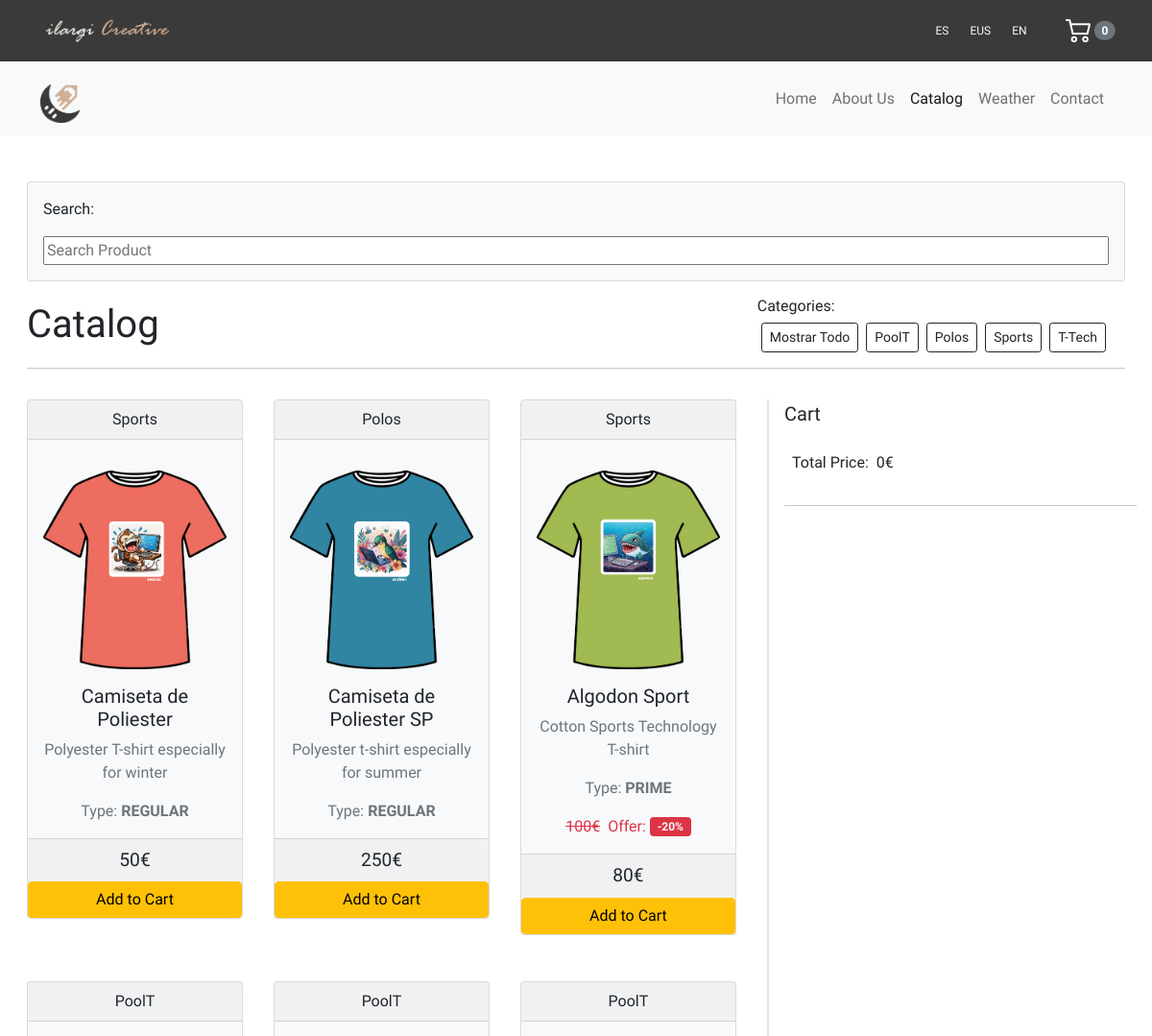
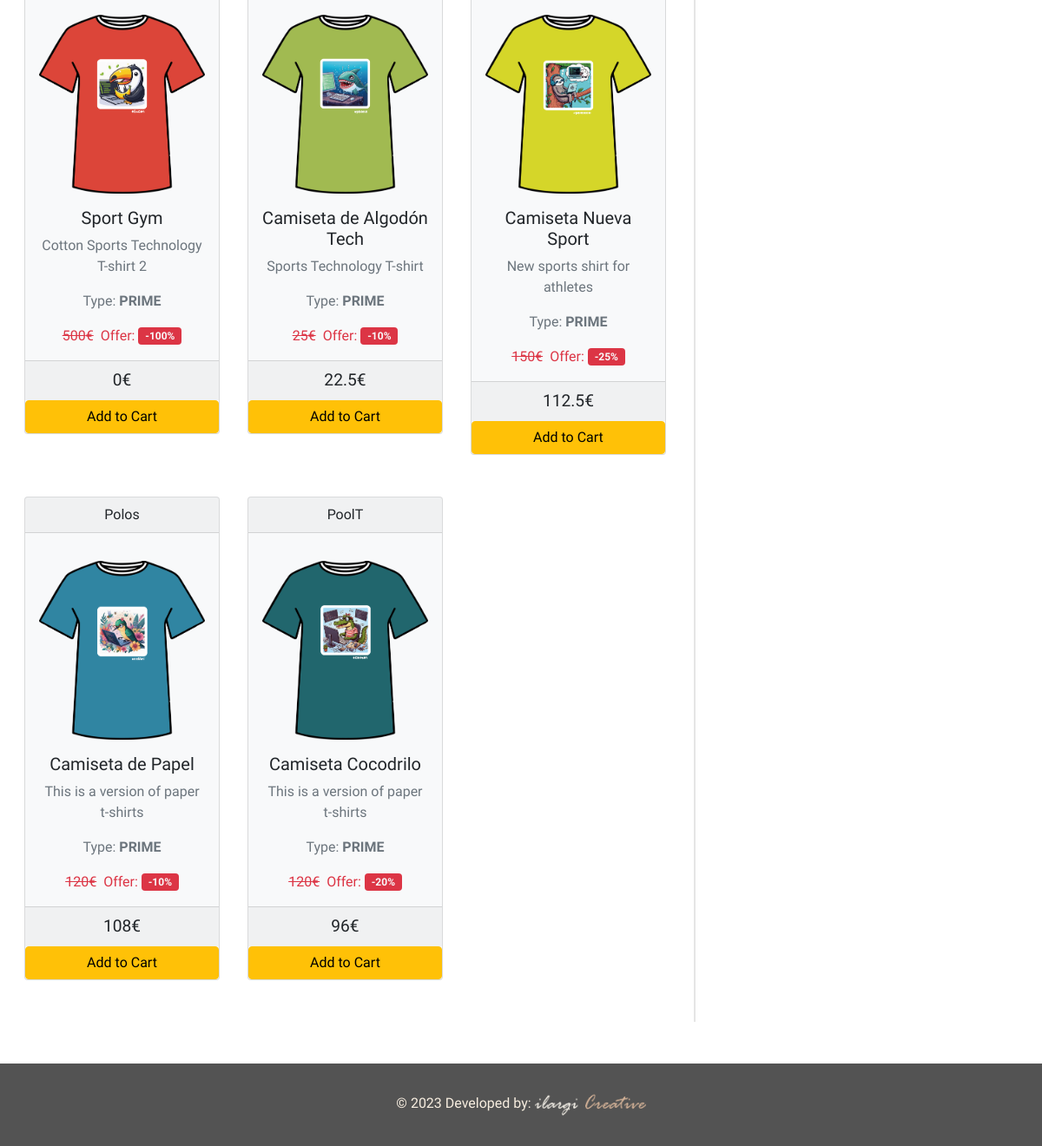
The app's page /catalogo.php?idioma=en with its own data (2 pictures, top to bottom).
### tables this page shows
CREATE TABLE "productos" (
	"id"	INTEGER,
	"nombre"	TEXT NOT NULL,
	"descripcion"	TEXT DEFAULT NULL,
	"categoria_id"	INTEGER DEFAULT NULL,
	"talla_id"	INTEGER DEFAULT NULL,
	"tipo_producto_id"	INTEGER DEFAULT NULL,
	"descuento"	REAL DEFAULT NULL,
	"precio"	REAL NOT NULL,
	"precio_final"	REAL DEFAULT NULL,
	"imagen_url"	TEXT DEFAULT NULL,
	"stock"	INTEGER,
	"descripcion_eus"	TEXT,
	"descripcion_en"	TEXT,
	PRIMARY KEY("id" AUTOINCREMENT),
	FOREIGN KEY("categoria_id") REFERENCES "categoria"("id"),
	FOREIGN KEY("tipo_producto_id") REFERENCES "tipo_producto"("id"),
	FOREIGN KEY("talla_id") REFERENCES "talla"("id")
);

CREATE TABLE `categoria` (
  `id` INTEGER PRIMARY KEY AUTOINCREMENT,
  `nombre` TEXT DEFAULT NULL
);

CREATE TABLE `tipo_producto` (
  `id` INTEGER PRIMARY KEY AUTOINCREMENT,
  `nombre` TEXT DEFAULT NULL
);

### db/db_connection.php (called while the page is built, shortened)
<?php
class ProductosDB{
    public static function selectProductos(){
        try{
            $db = getDBConnection();
            $registros = $db->query("select * from productos");
            $productos = array();
            while ($registro = $registros->fetch()){
                $producto = new Producto();
                $producto->setId($registro['id']);
                $producto->setNombre($registro['nombre']);
                $producto->setDescripcion($registro['descripcion']);
                $producto->setCategoriaId($registro['categoria_id']);
                $producto->setTallaId($registro['talla_id']);
                $producto->setTipoProductoId($registro['tipo_producto_id']);
                $producto->setDescuento($registro['descuento']);
                $producto->setPrecio($registro['precio']);
                $producto->setImagenURL($registro['imagen_url']);
                $producto->setStock($registro['stock']);
                $producto->setDescripcionEus($registro['descripcion_eus']);
                $producto->setDescripcionEn($registro['descripcion_en']);
                $productos[] = $producto;
            }
            return $productos;
        } catch (Exception $e){
            echo "<p>Error:" .$e->getMessage() . "</p>\n";
            return null;
        }
    }
    public static function selectProductosJSON()
    {
        try {
            $db = getDBConnection();
            $registros = $db->query("select * from productos");
            if ($registro = $registros->fetch()) {
                $productos = array();
                do {
                    $producto = array(
                        'id' => (int)$registro['id'],
                        'nombre' => $registro['nombre'],
                        'descripcion' => $registro['descripcion'],
                        'categoria_id' => (int)$registro['categoria_id'],
                        'talla_id' => (int)$registro['talla_id'],
                        'tipo_producto_id' => (int)$registro['tipo_producto_id'],
                        'descuento' => (float)$registro['descuento'],
                        'precio' => (float)$registro['precio'],
                        'precio_final' => (float)$registro['precio_final'],
                        'imagen_url' => $registro['imagen_url'],
                        'stock' => (int)$registro['stock'],
                        'descripcion_eus' => $registro['descripcion_eus'],
                        'descripcion_en' => $registro['descripcion_en']
                    );
                    $productos[] = $producto;
                } while ($registro = $registros->fetch());
                return json_encode($productos, JSON_UNESCAPED_UNICODE);
            }
        } catch (Exception $e) {
            echo "<p>Error:" . $e->getMessage() . "</p>\n";
            return null;
        }
    }
    public static function obtenerNombreTipoProducto($tipo_producto_id) {
        try {
            $db = getDBConnection();
            $consulta = "SELECT nombre FROM tipo_producto WHERE id = $tipo_producto_id";
            $resultado = $db->query($consulta);
            $nombre_tipo_producto = $resultado->fetchColumn();
            return $nombre_tipo_producto;
        } catch (Exception $e) {
            echo "<p>Error: " . $e->getMessage() . "</p>\n";
            return null;
        }
    }
    public static function obtenerNombreTipoCategoria($categoria_id) {
        try {
            $db = getDBConnection();
            $consulta = "SELECT nombre FROM categoria WHERE id = $categoria_id";
            $resultado = $db->query($consulta);
            $nombre_tipo_categoria = $resultado->fetchColumn();
            return $nombre_tipo_categoria;
        } catch (Exception $e) {
            echo "<p>Error: " . $e->getMessage() . "</p>\n";
            return null;
        }
    }
}

### src/objects/productos.php (called while the page is built, shortened)
<?php
class Producto {
    private $id;
    private $nombre;
    private $descripcion;
    private $categoria_id;
    private $talla_id;
    private $tipo_producto_id;
    private $descuento;
    private $precio;
    private $imagen_url;
    private $stock;
    private $descripcion_eus;
    private $descripcion_en;
    public function __construct() {
        $this->descuento = 50;
    }
    public function getId() {
        return $this->id;
    }
    public function setId($id) {
        $this->id = $id;
    }
    public function getNombre() {
        return $this->nombre;
    }
    public function setNombre($nombre) {
        $this->nombre = $nombre;
    }
    public function getDescripcion() {
        return $this->descripcion;
    }
    public function setDescripcion($descripcion) {
        $this->descripcion = $descripcion;
    }
    public function getCategoriaId() {
        return $this->categoria_id;
    }
    public function setCategoriaId($categoria_id) {
        $this->categoria_id = $categoria_id;
    }
    public function getTallaId() {
        return $this->talla_id;
    }
    public function setTallaId($talla_id) {
        $this->talla_id = $talla_id;
    }
    public function getTipoProductoId() {
        return $this->tipo_producto_id;
    }
    public function setTipoProductoId($tipo_producto_id) {
        $this->tipo_producto_id = $tipo_producto_id;
    }
    public function getDescuento() {
        return $this->descuento;
    }
    public function setDescuento($descuento) {
        $this->descuento = $descuento;
    }
    public function getPrecio() {
        return $this->precio;
    }
    public function setPrecio($precio) {
        $this->precio = $precio;
    }
    public function getPrecioFinal() {
        if ($this->precio !== null && $this->descuento !== null && $this->tipo_producto_id == 1) {
            return $this->precio_final = $this->precio - ($this->precio * ($this->descuento / 100));
        } else {
            return $this->precio_final = $this->precio;
        }
    }
    public function getImagenUrl() {
        return $this->imagen_url;
    }
    public function setImagenUrl($imagen_url) {
        $this->imagen_url = $imagen_url;
    }
    public function getStock() {
        return $this->stock;
    }
    public function setStock($stock) {
        $this->stock = $stock;
    }
    public function getDescripcionEus() {
        return $this->descripcion_eus;
    }
    public function setDescripcionEus($descripcion_eus) {
        $this->descripcion_eus = $descripcion_eus;
    }
    public function getDescripcionEn() {
        return $this->descripcion_en;
    }
    public function setDescripcionEn($descripcion_en) {
        $this->descripcion_en = $descripcion_en;
    }
}

### src/views/catalogo.php (the view, shortened to what this page needs)
<!DOCTYPE html>
<html lang="en">
<head>
    <?php include '../includes/head.php'; ?>
</head>
<body>
    <?php include '../includes/header.php'; ?>
    <?php include '../includes/nav.php';  ?>
<main class="custom-dashboard">
    <div class="container-fluid py-5" style="min-height: 100vh;">
    <div class="card text-dark bg-light p-3 mx-3">
                <p class="card-text"><?php echo $textos['buscar']; ?>:</p>
                <input type="text" class="dropdown" id="search-input" placeholder="<?php echo $textos['buscar-producto']; ?>">
    </div>
        <div class="p-3">
            <div class="d-flex align-items-center justify-content-between">
                <div class="display-6 text-center"><?php echo $textos['catalogo']; ?></div>
                <div class="right-side d-grid mx-3">
                    <h6 class="h6"><?php echo $textos['categorias']; ?></h6>
                    <div id="btn-categorias"></div>
                </div>
            </div>
            <hr>
        </div>
        <div class="row d-flex flex-wrap-reverse">
            <div class="col-md-8 col-12 div-productos">
                <div class="d-flex flex-wrap" id="lista-items">
                    <?php foreach ($productos as $producto) :
                        $nombre_tipo_producto = ProductosDB::obtenerNombreTipoProducto($producto->getTipoProductoId());
                        $nombre_tipo_categoria = ProductosDB::obtenerNombreTipoCategoria($producto->getCategoriaId());
                        $descripcion_producto = $_SESSION['idioma'] == 'es' ? $producto->getDescripcion() : ($_SESSION['idioma'] == 'eus' ? $producto->getDescripcionEus() : $producto->getDescripcionEn());
                    ?>
                        <div class="col-lg-4 col-md-4 col-6 pb-5 px-3">
                            <div class="card bg-light text-center">
                                <a class="link-dark" href='../public/catalogo.php?id=<?= $producto->getId() ?>'>
                                    <div class="card-header"><?php echo $nombre_tipo_categoria ?></div>
                                    <div class="card-body">
                                        <img id="img-producto" src="<?php echo $producto->getImagenURL() ?>" class="img-fluid rounded-start py-3" style="width: 15em" alt="Card title">
                                        <h5 class="card-title"><?php echo $producto->getNombre() ?></h5>
                                        <p class="card-text text-muted d-none d-md-block d-lg-block"><?php echo $descripcion_producto ?></p>
                                        <p class="card-text text-muted" id="tipo-producto"><?php echo $textos['tipo']; ?> <strong><?php echo $nombre_tipo_producto ?></strong> </p>
                                        <?php if ($producto->getTipoProductoId() == 1): ?>
                                            <div class="d-flex justify-content-center align-items-center gap-2">
                                                <div class="card-text <?php echo $producto->getTipoProductoId() == 1 ? 'text-decoration-line-through text-danger' : ''; ?>">
                                                        <?php echo $producto->getPrecio() ?>€
                                                </div>
                                                <div class="d-flex flex-column flex-lg-row gap-1 align-items-center">
                                                    <div class="text-danger"><?php echo $textos['oferta']; ?>:
                                                    </div>
                                                    <span class="badge bg-danger">
                                                        <p class="text-light m-0">-<?php echo $producto->getTipoProductoId() == 1 ? $producto->getDescuento() . '%' : ''; ?></p>
                                                    </span>
                                                </div>
                                            </div>
                                        <?php endif; ?>
                                    </div>
                                </a>
                                <div class="card-footer">
                                    <p class="card-text" style="font-size: larger;" id="price-producto"><?php echo $producto->getPrecioFinal() ?>€</p>
                                </div>
                                <button class="btn btn-warning w-100 btn-add"  id="btn-add-to-car"
                                data-id="<?php echo $producto->getId() ?>"
                                data-nombre="<?php echo $producto->getNombre() ?>"
                                data-descripcion="<?php echo $producto->getDescripcion() ?>"
                                data-categoria="<?php echo $producto->getCategoriaId() ?>"
                                data-talla="<?php echo $producto->getTallaId() ?>"
                                data-tipo="<?php echo $producto->getTipoProductoId() ?>"
                                data-descuento="<?php echo $producto->getDescuento()?>"
                                data-precio="<?php echo $producto->getPrecio() ?>"
                                data-imagen="<?php echo $producto->getImagenURL() ?>"
                                data-precio-final="<?php echo $producto->getPrecioFinal() ?>"
                                data-stock="<?php echo $producto->getStock() ?>"
                                data-descripcion-eus="<?php echo $producto->getDescripcionEus() ?>"
                                ><?php echo $textos['agregar-carrito']; ?></button>
                            </div>
                        </div>
                    <?php endforeach; ?>
                </div>
            </div>
            <div class="col-md-4 col-12 px-3" id="div-carrito">
                <div class="d-flex justify-content-between pb-2">
                    <p class="lead font-weight-bold"><?php echo $textos['carrito']; ?></p>
                </div>
                <div class="d-flex">
                    <p class="mx-2"><?php echo $textos['precio-total']; ?>: </p>
                    <p id="valor-total"></p>
                    <p>€</p>
                </div>
                <hr>
            </div>
        </div>
    </div>
    <?php include '../includes/footer.php';  ?>
    </main>
</body>
</html>

### assets/css/style.css (style rules this page uses)
:root { --blanco: white; --negro: black; --grisOscuro: rgb(83, 83, 83); --gris: rgba(0, 0, 0, 0.1); --celeste: rgba(150, 174, 253, 0.1); }
body { font-family: 'Albert Sans', sans-serif; }
.custom-dashboard { width: 100%; margin: 0 auto; }
a { text-decoration: none; }
.div-productos { border-right: 1px solid var(--gris); padding-right: 1em; }
#div-carrito { border-left: 1px solid var(--gris); padding-left: 1em; }

### records on screen
productos: categoria.nombre "Sports", imagen_url (picture), nombre "Camiseta de Poliester", descripcion_en "Polyester T-shirt especially for winter", tipo_producto.nombre "REGULAR", PrecioFinal "50"
productos: categoria.nombre "Polos", imagen_url (picture), nombre "Camiseta de Poliester SP", descripcion_en "Polyester t-shirt especially for summer", tipo_producto.nombre "REGULAR", PrecioFinal "250"
productos: categoria.nombre "Sports", imagen_url (picture), nombre "Algodon Sport", descripcion_en "Cotton Sports Technology T-shirt", tipo_producto.nombre "PRIME", precio "100", descuento "20", PrecioFinal "80"
productos: categoria.nombre "PoolT", imagen_url (picture), nombre "Sport Gym", descripcion_en "Cotton Sports Technology T-shirt 2", tipo_producto.nombre "PRIME", precio "500", descuento "100", PrecioFinal "0"
productos: categoria.nombre "PoolT", imagen_url (picture), nombre "Camiseta de Algodón Tech", descripcion_en "Sports Technology T-shirt", tipo_producto.nombre "PRIME", precio "25", descuento "10", PrecioFinal "22.5"
productos: categoria.nombre "PoolT", imagen_url (picture), nombre "Camiseta Nueva Sport", descripcion_en "New sports shirt for athletes", tipo_producto.nombre "PRIME", precio "150", descuento "25", PrecioFinal "112.5"
productos: categoria.nombre "Polos", imagen_url (picture), nombre "Camiseta de Papel", descripcion_en "This is a version of paper t-shirts", tipo_producto.nombre "PRIME", precio "120", descuento "10", PrecioFinal "108"
productos: categoria.nombre "PoolT", imagen_url (picture), nombre "Camiseta Cocodrilo", descripcion_en "This is a version of paper t-shirts", tipo_producto.nombre "PRIME", precio "120", descuento "20", PrecioFinal "96"

### other values on screen
$textos['inicio'] "Home"
$textos['nosotros'] "About Us"
$textos['catalogo'] "Catalog"
$textos['clima'] "Weather"
$textos['contacto'] "Contact"
$textos['buscar'] "Search"
$textos['categorias'] "Categories:"
$textos['carrito'] "Cart"
$textos['precio-total'] "Total Price"
$textos['desarrollador'] "Developed by:"
